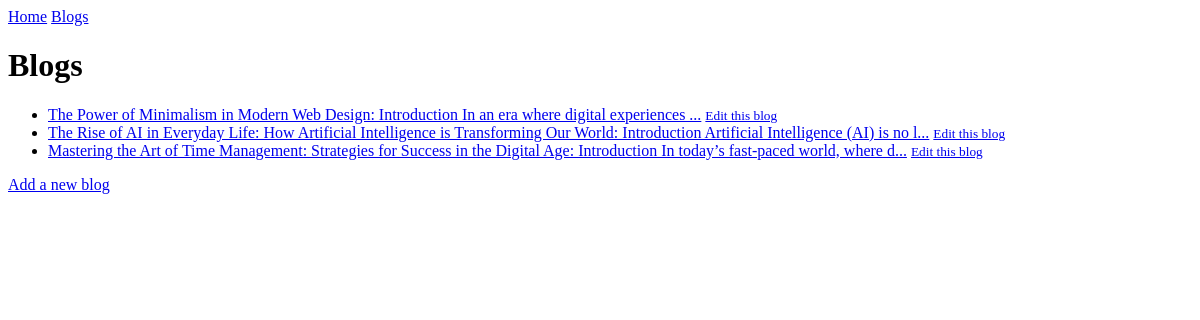
The app's page /blogs/, older data.
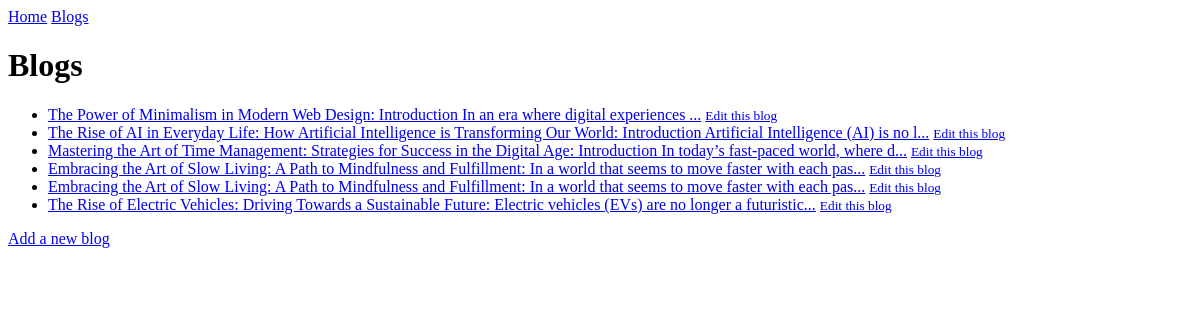
The same page, newer data.
### blogs/models.py (models this page shows)
class BlogPost(models.Model):
    title = models.CharField(max_length=200)
    text = models.TextField()
    date_added = models.DateTimeField(auto_now_add=True)
    def __str__(self):
        return f"{self.title}: {self.text[:50]}..."

### blogs/views.py (the view)
# urls.py: path('', include('blogs.urls')),
def blogs(request):
    blogs = BlogPost.objects.order_by('date_added')
    context = {'blogs': blogs}
    return render(request, 'blogs/blogs.html', context)

### blogs/templates/blogs/blogs.html (shortened to what this page needs)
{% extends "blogs/base.html" %}
{% block content %}
<h1>Blogs</h1>
<ul>
    {% for blog in blogs %}
    <li>
        <a href="{% url 'blogs:blogpost' blog.id %}">{{ blog }}</a>
        <small>
            <a href="{% url 'blogs:editblog' blog.id %}">Edit this blog</a>
        </small>
    </li>
    {% empty %}
    <li>
        No blogs available.
    </li>
    {% endfor %}
</ul>
<a href="{% url 'blogs:newblog' %}">Add a new blog</a>
{% endblock content %}

### blogs/templates/blogs/base.html (shortened to what this page needs)
<!DOCTYPE html>
<html lang="en">
<head>
</head>
<body>
    <a href="{% url 'blogs:index' %}">Home</a>
    <a href="{% url 'blogs:blogs' %}">Blogs</a>
    {% block content %}{% endblock content %}
</body>
</html>

Row changes from the older to the newer data that the page shows:
added BlogPost: title+text "Embracing the Art of Slow Living: A Path to Mindfulness and Fulfillment: In a world that seems to move faster with each pas..."
added BlogPost: title+text "Embracing the Art of Slow Living: A Path to Mindfulness and Fulfillment: In a world that seems to move faster with each pas..."
added BlogPost: title+text "The Rise of Electric Vehicles: Driving Towards a Sustainable Future: Electric vehicles (EVs) are no longer a futuristic..."
